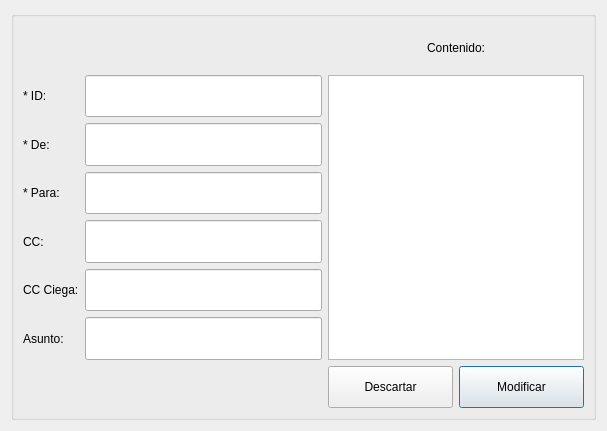
<?xml version="1.0" encoding="UTF-8"?>
<ui version="4.0">
 <class>modificar_propietario</class>
 <widget class="QDialog" name="modificar_propietario">
  <property name="geometry">
   <rect>
    <x>0</x>
    <y>0</y>
    <width>607</width>
    <height>431</height>
   </rect>
  </property>
  <property name="windowTitle">
   <string>Dialog</string>
  </property>
  <layout class="QGridLayout" name="gridLayout">
   <item row="0" column="0">
    <widget class="QGroupBox" name="groupBox">
     <property name="title">
      <string/>
     </property>
     <layout class="QGridLayout" name="gridLayout_2">
      <item row="2" column="0">
       <widget class="QLabel" name="rem_2">
        <property name="text">
         <string>* De:</string>
        </property>
        <property name="alignment">
         <set>Qt::AlignLeading|Qt::AlignLeft|Qt::AlignVCenter</set>
        </property>
       </widget>
      </item>
      <item row="2" column="1">
       <widget class="QLineEdit" name="rem_linea_2">
        <property name="sizePolicy">
         <sizepolicy hsizetype="Expanding" vsizetype="Preferred">
          <horstretch>0</horstretch>
          <verstretch>0</verstretch>
         </sizepolicy>
        </property>
       </widget>
      </item>
      <item row="6" column="1">
       <widget class="QLineEdit" name="asunto_linea_2">
        <property name="sizePolicy">
         <sizepolicy hsizetype="Preferred" vsizetype="Preferred">
          <horstretch>0</horstretch>
          <verstretch>0</verstretch>
         </sizepolicy>
        </property>
       </widget>
      </item>
      <item row="3" column="1">
       <widget class="QLineEdit" name="des_linea_2">
        <property name="sizePolicy">
         <sizepolicy hsizetype="Expanding" vsizetype="Preferred">
          <horstretch>0</horstretch>
          <verstretch>0</verstretch>
         </sizepolicy>
        </property>
       </widget>
      </item>
      <item row="4" column="0">
       <widget class="QLabel" name="copiaCarbon_2">
        <property name="text">
         <string>CC:</string>
        </property>
        <property name="alignment">
         <set>Qt::AlignLeading|Qt::AlignLeft|Qt::AlignVCenter</set>
        </property>
       </widget>
      </item>
      <item row="6" column="0">
       <widget class="QLabel" name="asunto_2">
        <property name="text">
         <string>Asunto:</string>
        </property>
        <property name="alignment">
         <set>Qt::AlignLeading|Qt::AlignLeft|Qt::AlignVCenter</set>
        </property>
       </widget>
      </item>
      <item row="4" column="1">
       <widget class="QLineEdit" name="copiaCarbon_linea_2">
        <property name="sizePolicy">
         <sizepolicy hsizetype="Expanding" vsizetype="Preferred">
          <horstretch>0</horstretch>
          <verstretch>0</verstretch>
         </sizepolicy>
        </property>
       </widget>
      </item>
      <item row="3" column="0">
       <widget class="QLabel" name="des_2">
        <property name="text">
         <string>* Para:</string>
        </property>
        <property name="alignment">
         <set>Qt::AlignLeading|Qt::AlignLeft|Qt::AlignVCenter</set>
        </property>
       </widget>
      </item>
      <item row="7" column="3">
       <widget class="QPushButton" name="guardar_2">
        <property name="sizePolicy">
         <sizepolicy hsizetype="Minimum" vsizetype="Preferred">
          <horstretch>0</horstretch>
          <verstretch>0</verstretch>
         </sizepolicy>
        </property>
        <property name="text">
         <string>Modificar</string>
        </property>
       </widget>
      </item>
      <item row="1" column="0">
       <widget class="QLabel" name="id_2">
        <property name="text">
         <string>* ID:</string>
        </property>
        <property name="alignment">
         <set>Qt::AlignLeading|Qt::AlignLeft|Qt::AlignVCenter</set>
        </property>
       </widget>
      </item>
      <item row="5" column="1">
       <widget class="QLineEdit" name="copiaCarbonCiega_linea_2">
        <property name="sizePolicy">
         <sizepolicy hsizetype="Expanding" vsizetype="Preferred">
          <horstretch>0</horstretch>
          <verstretch>0</verstretch>
         </sizepolicy>
        </property>
       </widget>
      </item>
      <item row="5" column="0">
       <widget class="QLabel" name="copiaCarbonCiega_2">
        <property name="text">
         <string>CC Ciega:</string>
        </property>
        <property name="alignment">
         <set>Qt::AlignLeading|Qt::AlignLeft|Qt::AlignVCenter</set>
        </property>
       </widget>
      </item>
      <item row="1" column="2" rowspan="6" colspan="2">
       <widget class="QPlainTextEdit" name="contenido_caja"/>
      </item>
      <item row="0" column="2" colspan="2">
       <widget class="QLabel" name="contenido">
        <property name="text">
         <string>Contenido:</string>
        </property>
        <property name="alignment">
         <set>Qt::AlignCenter</set>
        </property>
       </widget>
      </item>
      <item row="1" column="1">
       <widget class="QLineEdit" name="id_linea_2">
        <property name="sizePolicy">
         <sizepolicy hsizetype="Expanding" vsizetype="Preferred">
          <horstretch>0</horstretch>
          <verstretch>0</verstretch>
         </sizepolicy>
        </property>
       </widget>
      </item>
      <item row="7" column="2">
       <widget class="QPushButton" name="descartar_2">
        <property name="sizePolicy">
         <sizepolicy hsizetype="Minimum" vsizetype="Preferred">
          <horstretch>0</horstretch>
          <verstretch>0</verstretch>
         </sizepolicy>
        </property>
        <property name="text">
         <string>Descartar</string>
        </property>
       </widget>
      </item>
     </layout>
    </widget>
   </item>
  </layout>
 </widget>
 <tabstops>
  <tabstop>id_linea_2</tabstop>
  <tabstop>rem_linea_2</tabstop>
  <tabstop>des_linea_2</tabstop>
  <tabstop>copiaCarbon_linea_2</tabstop>
  <tabstop>copiaCarbonCiega_linea_2</tabstop>
  <tabstop>asunto_linea_2</tabstop>
  <tabstop>contenido_caja</tabstop>
  <tabstop>descartar_2</tabstop>
  <tabstop>guardar_2</tabstop>
 </tabstops>
 <resources/>
 <connections>
  <connection>
   <sender>descartar_2</sender>
   <signal>clicked()</signal>
   <receiver>modificar_propietario</receiver>
   <slot>close()</slot>
   <hints>
    <hint type="sourcelabel">
     <x>379</x>
     <y>389</y>
    </hint>
    <hint type="destinationlabel">
     <x>357</x>
     <y>431</y>
    </hint>
   </hints>
  </connection>
 </connections>
</ui>
